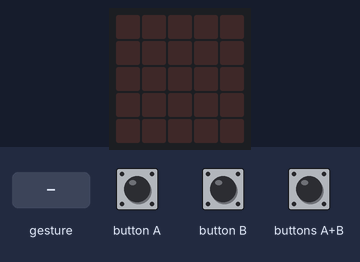
A program run on a simulated BBC micro:bit (MakeCode). Shown: the board's 5×5 LED display. The inputs (shaded band) are chosen by the test bench. A tilt is held for 1.5 s and a shake lasts 1 s, then the board lies face up again.

Above: at 1.2 s.
1.3 s: button A pressed for 0.15 s
At 2.3 s:
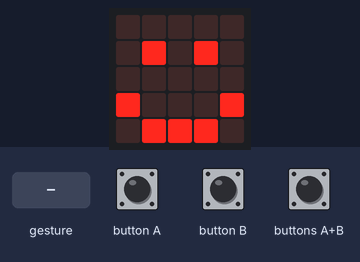
2.9 s: button B pressed for 0.15 s
At 3.5 s:
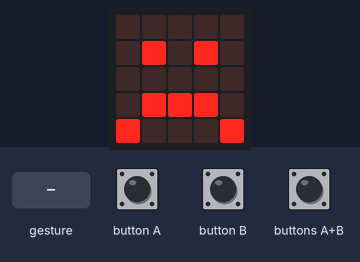
4.5 s: buttons A+B pressed for 0.15 s
At 5.8 s:
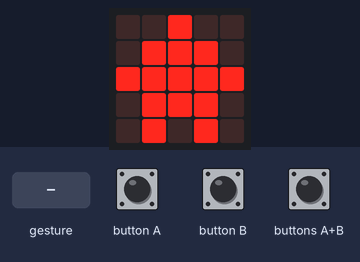
6.1 s: gesture 'shake'
At 7.5 s:
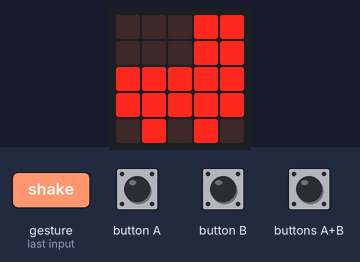
7.8 s: buttons A+B pressed for 1 s
At 9.6 s:
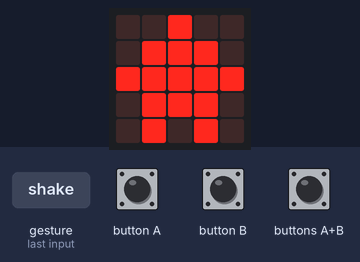
Timing chart, 0 to 11.1 s (numbered marks = the images above; inputs shaded):
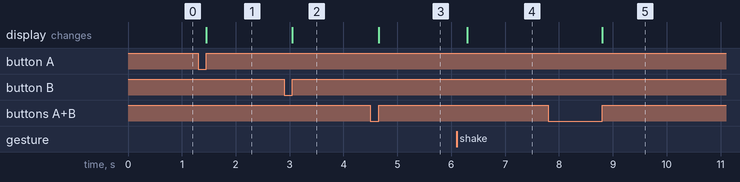

Measured:
- after the input at 1.3 s, the display: changes after 0.15 s (image 1)
- after the input at 2.9 s, the display: changes after 0.15 s (image 2)
- after the input at 4.5 s, the display: changes after 0.15 s (image 3)
- after the input at 6.1 s, the display: changes after 0.20 s (image 4)
- after the input at 7.8 s, the display: changes after 1.0 s (image 5)

The program:

main.ts
```typescript
input.onButtonPressed(Button.A, function () {
    basic.showIcon(IconNames.Happy)
})
input.onGesture(Gesture.Shake, function () {
    basic.showIcon(IconNames.Rollerskate)
})
input.onButtonPressed(Button.AB, function () {
    basic.showIcon(IconNames.House)
})
input.onButtonPressed(Button.B, function () {
    basic.showIcon(IconNames.Sad)
})
```

test.ts
```typescript
// os teses vão aqui; isto não será compilado quando este pacote for usado como extensão.
```
